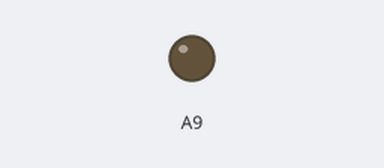
Bench run of a program on a simulated Teensy 3. Shown: output pins drawn as LEDs (lit = HIGH).

Above: at 0.05 s.
At 1.15 s:
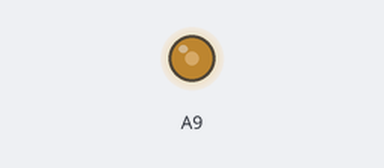
At 2.3 s:
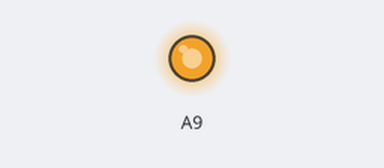
At 4.6 s:
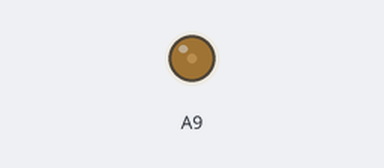
Timing chart, 0 to 6.5 s (numbered marks = the images above):
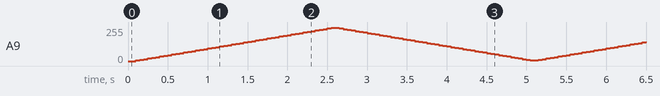

The program:

main.cpp
```cpp
// (licence header left out)
#include <Arduino.h>
#include <IntervalTimer.h>

#define STEP 5
#define INTERVAL 50000

static IntervalTimer timer;

static void fading(void)
{
    static int16_t brightness = 0;
    static int8_t fading_step = STEP;

    analogWrite(A9, brightness);

    brightness += fading_step;

    if (brightness <= 0 || brightness >= 255)
    {
        brightness -= fading_step;
        fading_step = -fading_step;
    }
}

void setup()
{
    timer.begin(fading, INTERVAL);
}

void loop()
{
}
```
